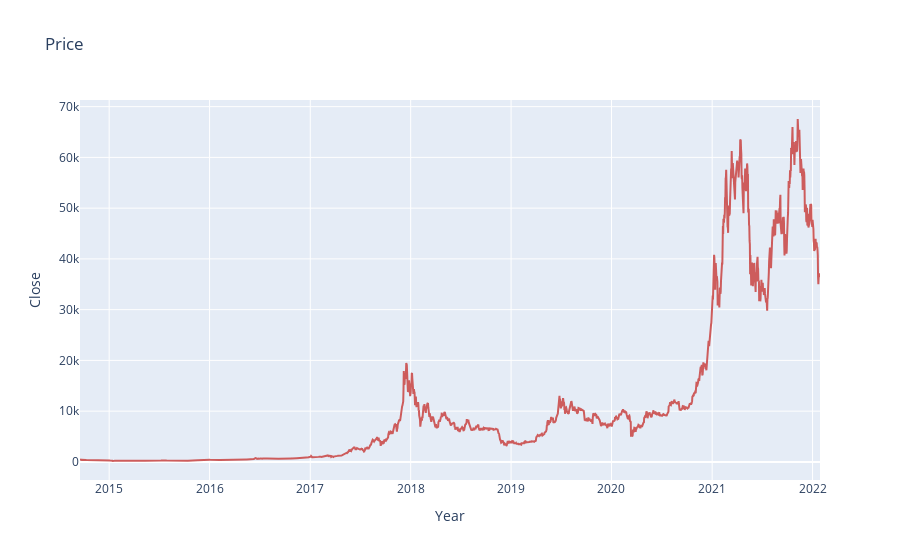

The notebook cell this image was saved under:
### Code cell
fig = go.Figure(data=go.Scatter(x=df_price['Date'].astype(dtype=str), 
                        y=df_price['Close'],
                        marker_color='indianred', text="counts"))
fig.update_layout({"title": 'Price',
                   "xaxis": {"title":"Year"},
                   "yaxis": {"title":"Close"},
                   "showlegend": False})
# fig.write_image("by-month.png",format="png", width=1000, height=600, scale=3)
fig.show()

### Figure 1 — Plotly figure (JSON) as saved in the notebook; plotly's stock layout.template omitted (floating-point values rounded to 4 significant figures; data arrays with more than 128 entries replaced by an {"elided": "..."} marker saying what was removed)
{"data": [{"marker": {"color": "indianred"}, "text": "counts", "type": "scatter", "x": {"elided": "2691 str values"}, "y": {"elided": "2691 float values"}}], "layout": {"showlegend": false, "title": {"text": "Price"}, "xaxis": {"title": {"text": "Year"}}, "yaxis": {"title": {"text": "Close"}}}}
